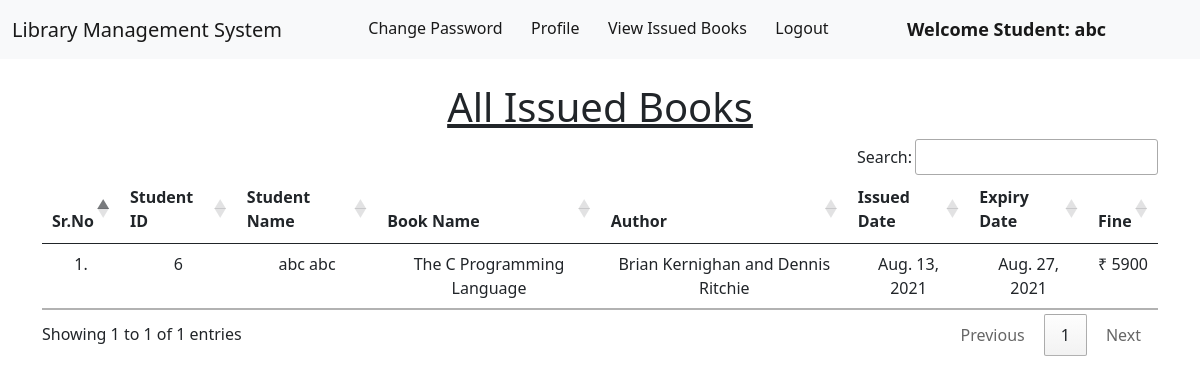
Page /student_issued_books/ (signed in) on the committed database.
### library/models.py (models this page shows, shortened)
class Book(models.Model):
    name = models.CharField(max_length=200)
    author = models.CharField(max_length=200)
    isbn = models.PositiveIntegerField()
    category = models.CharField(max_length=50)

class IssuedBook(models.Model):
    student_id = models.CharField(max_length=100, blank=True)
    isbn = models.CharField(max_length=13)
    issued_date = models.DateField(auto_now=True)
    expiry_date = models.DateField(default=expiry)

### library/views.py (the view)
# urls.py: path("student_issued_books/", views.student_issued_books, name="student_issued_books"),
@login_required(login_url = '/student_login')
def student_issued_books(request):
    student = Student.objects.filter(user_id=request.user.id)
    issuedBooks = IssuedBook.objects.filter(student_id=student[0].user_id)
    li1 = []
    li2 = []
    for i in issuedBooks:
        books = Book.objects.filter(isbn=i.isbn)
        for book in books:
            t=(request.user.id, request.user.get_full_name, book.name,book.author)
            li1.append(t)
        days=(date.today()-i.issued_date)
        d=days.days
        fine=0
        if d>15:
            day=d-14
            fine=day*5
        t=(issuedBooks[0].issued_date, issuedBooks[0].expiry_date, fine)
        li2.append(t)
    return render(request,'student_issued_books.html',{'li1':li1, 'li2':li2})

### library/templates/student_issued_books.html (shortened to what this page needs)
{% extends 'student_navbar.html' %}
{% load static %}
{% block body %}
<div class="container mt-4">
    <h1 class="text-center"><u>All Issued Books</u></h1>
    <table class="table table-hover" id="example">
        <thead>
            <tr class="text-center">
                <th>Sr.No</th>
                <th>Student ID</th>
                <th>Student Name</th>
                <th>Book Name</th>
                <th>Author</th>
                <th>Issued Date</th>
                <th>Expiry Date</th>
                <th>Fine</th>
            </tr>
        </thead>
        <tbody>
            {% for i in li1 %}
            <tr class="text-center">
                <td>{{forloop.counter}}.</td>
                <td>{{i.0}}</td>
                <td>{{i.1}}</td>
                <td>{{i.2}}</td>
                <td>{{i.3}}</td>
                {% endfor %}
                {% for i in li2 %}
                <td>{{i.0}}</td>
                <td>{{i.1}}</td>
                <td>₹ {{i.2}}</td>
            </tr>
            {% endfor %}
        </tbody>
    </table>
    </div>
{% endblock %}

### library/templates/student_navbar.html (shortened to what this page needs)
<!doctype html>
<html lang="en">
  <head>
    <link href="https://cdn.jsdelivr.net/npm/bootstrap@5.1.0/dist/css/bootstrap.min.css" rel="stylesheet">
    <link rel="stylesheet" href="https://cdn.datatables.net/1.10.25/css/jquery.dataTables.min.css">
    <link rel="stylesheet" href="https://cdn.datatables.net/buttons/1.7.1/css/buttons.dataTables.min.css">
  </head>
  <body>
    <nav class="navbar navbar-expand-lg navbar-light bg-light sticky-top">
        <div class="container-fluid">
          <a class="navbar-brand" href="#">Library Management System</a>
          <div class="collapse navbar-collapse" id="navbarSupportedContent">
            <ul class="navbar-nav me-auto mb-2 mb-lg-0">
              <li class="nav-item">
                <a class="nav-link active" aria-current="page" href="/change_password/">Change Password</a>
              </li>
              <li class="nav-item">
                <a class="nav-link active" aria-current="page" href="/profile/">Profile</a>
              </li>
              <li class="nav-item">
                <a class="nav-link active" aria-current="page" href="/student_issued_books/">View Issued Books</a>
              </li>
              <li class="nav-item">
                <a class="nav-link active" aria-current="page" href="/logout/">Logout</a>
              </li>
              <li class="nav-item">
                <a style="font-weight:600; font-family:'Segoe UI', Tahoma, Geneva, Verdana, sans-serif; font-size: large;" class="nav-link active" href="#">Welcome Student: {{request.user}}</a>
              </li>
            </ul>
          </div>
        </div>
      </nav>
      {% block body %}
      {% endblock %}
  </body>
</html>

### rows in the picture
Book: name "The C Programming Language", author "Brian Kernighan and Dennis Ritchie"
IssuedBook: issued_date "Aug. 13, 2021", expiry_date "Aug. 27, 2021"

### other values in the picture
{{ request.user }} "abc"
{{ i.0 }} "6"
{{ i.1 }} "abc abc"
{{ i.2 }} "5900"
